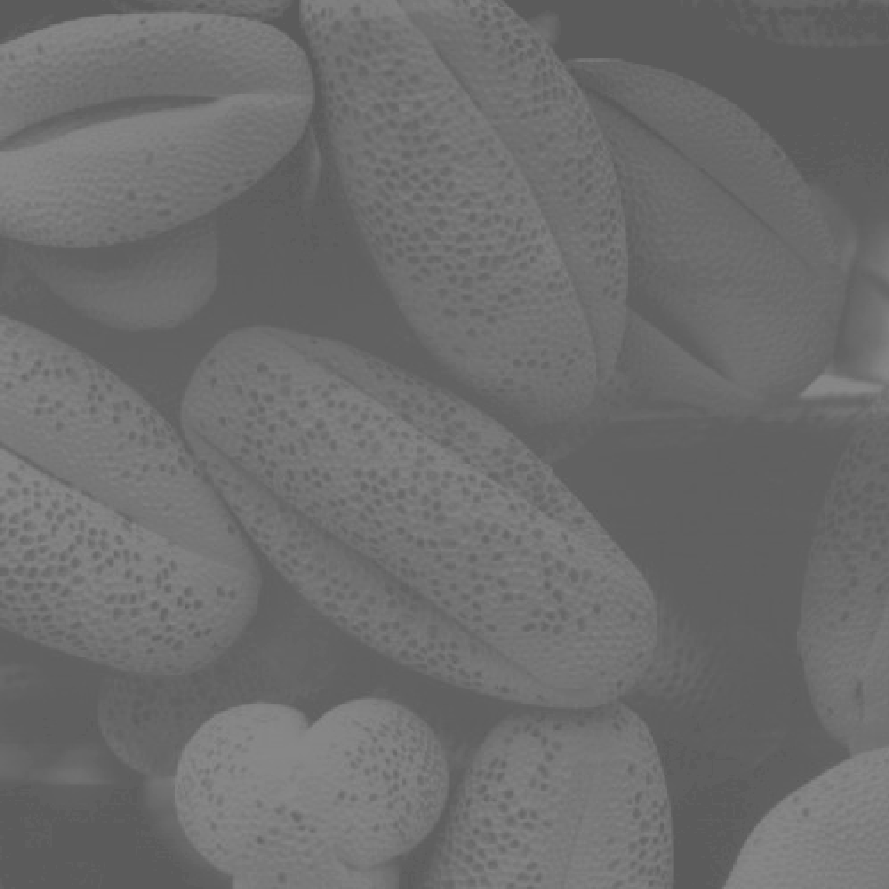
#> input picture 数字图像处理/4.分段变换/实验2.分段线性变换处理花粉图像/washed_out_pollen_image.tif, 889 x 889 px
$ python Contrast_process.py
#> lines starting #> are read from the running program, lines starting #| are printed output that depends on the picture
'''
【功能】利用三段线性变换，大幅拉伸图像对比度，实现图像增强目的
【B站/YouTube】轩辕十四很nice
【开源协议】The MIT License (MIT)
'''

from PIL import Image
import numpy as np
import matplotlib.pyplot as plt
from matplotlib.widgets import Slider


def set_chinese():  # 中文显示工具函数
    import matplotlib
    print("[INFO] matplotlib版本为：%s" % matplotlib.__version__)
    matplotlib.rcParams['font.sans-serif'] = ['SimHei']
    matplotlib.rcParams['axes.unicode_minus'] = False


# 三段对比度拉伸变换，其中x1,y1和x2,y2为分段点
def three_linear_trans(x, x1, y1, x2, y2):
    # 1. 检查参数，避免分母为0
    if x1 == x2 or x2 == 255:
        print("[INFO] x1=%d,x2=%d ->调用此函数必须满足:x1≠x2且x2≠255" % (x1, x2))
        return None

    # 2. 执行分段线性变换
    # 【快速算法】
    m1 = (x < x1)
    m2 = (x1 <= x) & (x <= x2)  # 注意这边要用“&”，且注意运算顺序
    m3 = (x > x2)

    # 处理可能的零除问题
    if x1 == 0:
        x1 = 1e-10  # 给 x1 一个极小的非零值，避免除以零
    if x2 == 255:
        x2 = 254.9  # 给 x2 一个小于 255 的值，避免除以零

    out = (y1 / x1 * x) * m1 \
          + ((y2 - y1) / (x2 - x1) * (x - x1) + y1) * m2 \
          + ((255 - y2) / (255 - x2) * (x - x2) + y2) * m3

    # 3. 获取分段线性函数的点集，用于绘制函数图像
    x_point = np.arange(0, 256, 1)
    cond2 = [(True if (i >= x1 and i <= x2) else False) for i in x_point]
    y_point = (y1 / x1 * x_point) * (x_point < x1) \
              + ((y2 - y1) / (x2 - x1) * (x_point - x1) + y1) * cond2 \
              + ((255 - y2) / (255 - x2) * (x_point - x2) + y2) * (x_point > x2)

    return out, x_point, y_point


def update_trans(val):
    # 读入 4 个滑动条的值
    x1, y1 = slider_x1.val, slider_y1.val
    x2, y2 = slider_x2.val, slider_y2.val

    # 下面这段代码用于确保x2>x1,y2>y1，从而保证函数单调
    if x1 >= x2:
        x1 = x2 - 1
    if y1 >= y2:
        y1 = y2 - 1

    # 执行分段线性变换
    out, x_point, y_point = three_linear_trans(gray_img,
                                       x1, y1,
                                       x2, y2)

    # 显示变换结果图像
    ax2.clear()
    ax2.set_title("分段线性变换结果", fontsize=8)
    ax2.imshow(out, cmap='gray', vmin=0, vmax=255)

    # 绘制函数图像
    ax3.clear()
    ax3.annotate('( %d,%d )' % (x1, y1), xy=(x1, y1), xytext=(x1 - 15, y1 + 15))
    ax3.annotate('( %d,%d )' % (x2, y2), xy=(x2, y2), xytext=(x2 + 15, y2 - 15))
    ax3.set_title("分段线性函数图像", fontsize=8)
    ax3.grid(True, linestyle=':', linewidth=1)
    ax3.plot([x1, x2], [y1, y2], 'ro')
    ax3.plot(x_point, y_point, 'g')

    # 显示变换结果的灰度分布直方图
    ax5.clear()
    ax5.grid(True, linestyle=':', linewidth=1)
    ax5.set_title('变换结果灰度分布直方图', fontsize=8)
    ax5.set_xlim(0, 255)  # 设置x轴分布范围
    ax5.set_ylim(0, 0.15)  # 设置y轴分布范围
    ax5.hist(out.flatten(), bins=50, density=True, color='r', edgecolor='k')


if __name__ == '__main__':
    set_chinese()

    # 以灰度方式读入图像
    gray_img = np.asarray(Image.open('./washed_out_pollen_image.tif').convert('L'))
#> gray_img is the input picture: shape (889, 889); min 91, max 138, mean 109.1
    print("[INFO] 原图尺寸为：", gray_img.shape)
#| [INFO] 原图尺寸为： (889, 889)

    # 创建一个显示主体，并分成五个显示区域
    fig = plt.figure()
    ax1 = fig.add_subplot(231)
    ax2 = fig.add_subplot(232)
    ax3 = fig.add_subplot(233)
    ax4 = fig.add_subplot(234)
    ax5 = fig.add_subplot(235)

    # 显示原图及其灰度分布直方图
    ax1.set_title("原始输入图片", fontsize=8)
    ax1.imshow(gray_img, cmap='gray', vmin=0, vmax=255)

    ax4.grid(True, linestyle=':', linewidth=1)
    ax4.set_title('原图灰度分布直方图', fontsize=8)
    ax4.set_xlim(0, 255)  # 设置x轴分布范围
    ax4.set_ylim(0, 0.15)  # 设置y轴分布范围
    ax4.hist(gray_img.flatten(), bins=50, density=True, color='r', edgecolor='k')

    # 创建四个滑动条，用于调节x1，y1，x2，y2四个值
    plt.subplots_adjust(bottom=0.3)
    x1 = plt.axes([0.25, 0.2, 0.45, 0.03],
                facecolor='lightgoldenrodyellow')
    slider_x1 = Slider(x1, '参数x1', 0.0, 255.,
                    valfmt='%.f', valinit=91, valstep=1)
    slider_x1.on_changed(update_trans)

    y1 = plt.axes([0.25, 0.16, 0.45, 0.03],
                facecolor='lightgoldenrodyellow')
    slider_y1 = Slider(y1, '参数y1', 0.0, 255.,
                    valfmt='%.f', valinit=0, valstep=1)
    slider_y1.on_changed(update_trans)

    x2 = plt.axes([0.25, 0.06, 0.45, 0.03],
                facecolor='white')
    slider_x2 = Slider(x2, '参数x2', 0.0, 254.,
                    valfmt='%.f', valinit=138, valstep=1)
    slider_x2.on_changed(update_trans)

    y2 = plt.axes([0.25, 0.02, 0.45, 0.03],
                facecolor='white')
    slider_y2 = Slider(y2, '参数y2', 0.0, 255.,
                    valfmt='%.f', valinit=255, valstep=1)
    slider_y2.on_changed(update_trans)

    slider_x1.set_val(91)
#> in three_linear_trans, `m1 = (x < x1)`: m1: shape (889, 889) bool; every value is 0
#> in three_linear_trans, `m2 = (x1 <= x) & (x <= x2)`: m2: shape (889, 889) bool; every value is 1
#> in three_linear_trans, `out = (y1 / x1 * x) * m1 \ + ((y2 - y1) / (x2 - x1) * (x - x1) + y1) *..`:
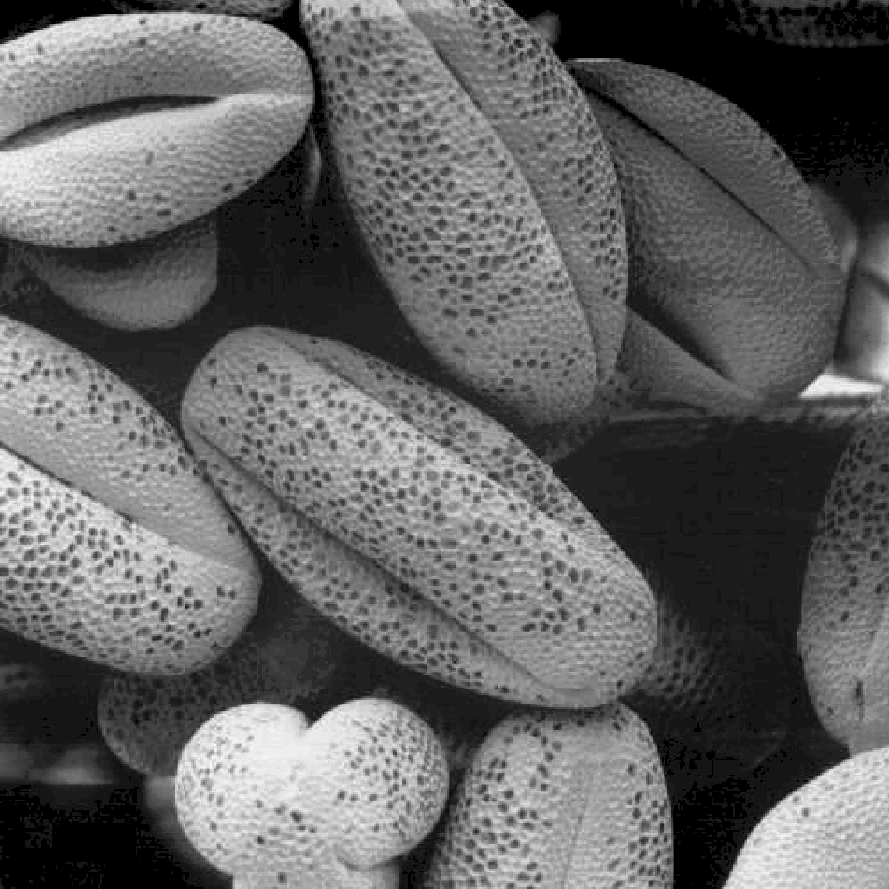
#> out: shape (889, 889) float64; min 0, max 255, mean 98.1
#> in update_trans, `out, x_point, y_point = three_linear_trans(gray_img, x1, y1, x2, y2)`: x_point = 256 values from 0 to 255
    slider_y1.set_val(91)
#> call 2 of three_linear_trans, with x1 = 91, y1 = 91, x2 = 138, y2 = 255
#> in three_linear_trans (call 2), `out = (y1 / x1 * x) * m1 \ + ((y2 - y1) / (x2 - x1) * (x - x1) + y1) *..`:
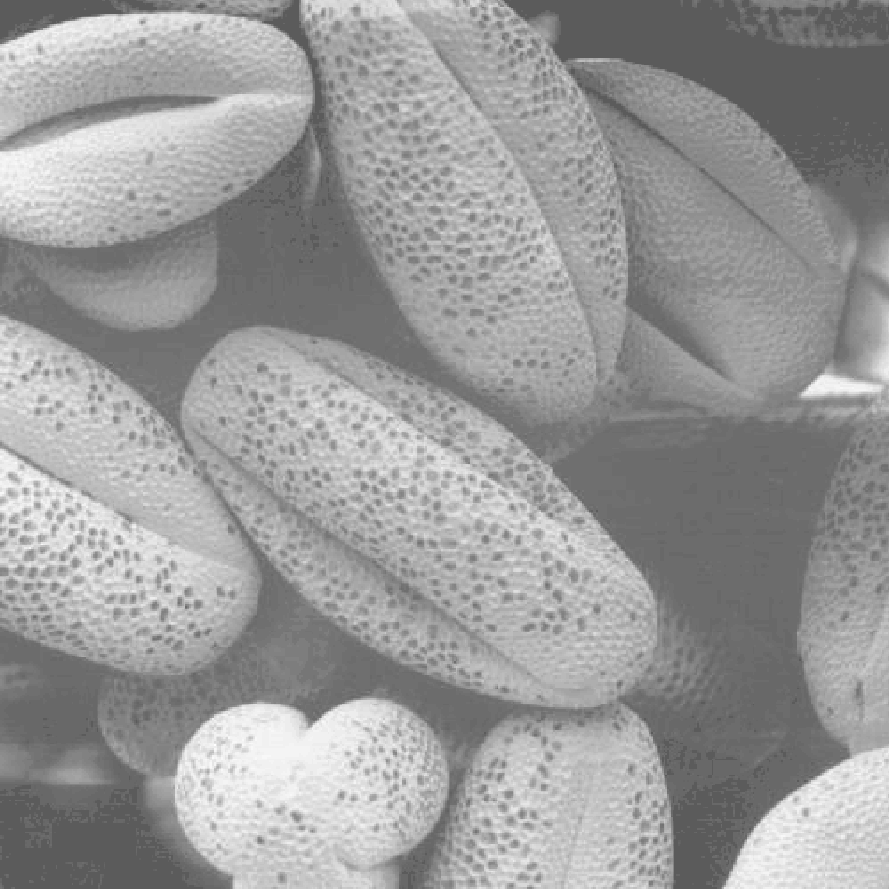
#> out: shape (889, 889) float64; min 91, max 255, mean 154.1
    slider_x2.set_val(138)
    slider_y2.set_val(138)

    plt.show()
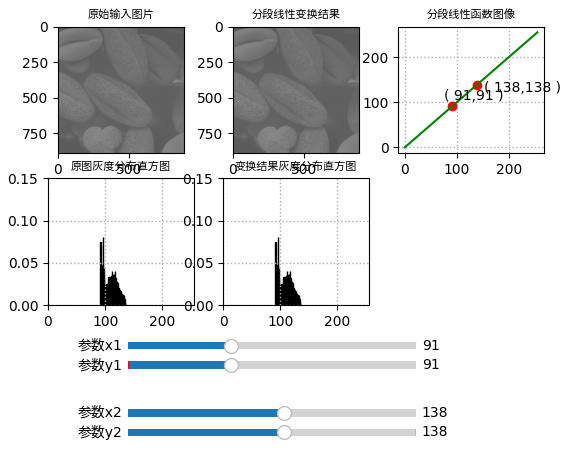
#> figure drawn by matplotlib, 9 panels; panel 3: curve peaks at x = 255, y = 255; panel 4: tallest bar 0.0811 high, from x = 95.7 to 96.64; panel 5: tallest bar 0.0811 high, from x = 95.7 to 96.64
